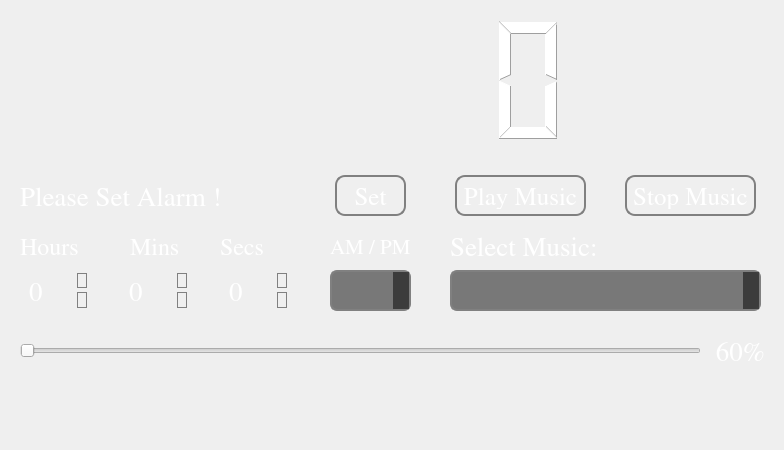
<?xml version="1.0" encoding="UTF-8"?>
<ui version="4.0">
 <class>MainWindow</class>
 <widget class="QMainWindow" name="MainWindow">
  <property name="geometry">
   <rect>
    <x>0</x>
    <y>0</y>
    <width>784</width>
    <height>450</height>
   </rect>
  </property>
  <property name="font">
   <font>
    <family>Nimbus Roman</family>
    <pointsize>16</pointsize>
   </font>
  </property>
  <property name="windowTitle">
   <string>MainWindow</string>
  </property>
  <property name="styleSheet">
   <string notr="true"/>
  </property>
  <widget class="QWidget" name="centralwidget">
   <widget class="QLCDNumber" name="lcdNumber">
    <property name="geometry">
     <rect>
      <x>20</x>
      <y>10</y>
      <width>741</width>
      <height>141</height>
     </rect>
    </property>
    <property name="styleSheet">
     <string notr="true">color: rgb(255, 255, 255);
border-color: rgb(0, 0, 0);
background: transparent;</string>
    </property>
   </widget>
   <widget class="QLabel" name="label_main">
    <property name="geometry">
     <rect>
      <x>20</x>
      <y>170</y>
      <width>311</width>
      <height>51</height>
     </rect>
    </property>
    <property name="font">
     <font>
      <family>Nimbus Roman</family>
      <pointsize>20</pointsize>
     </font>
    </property>
    <property name="styleSheet">
     <string notr="true">color: rgb(255, 255, 255);</string>
    </property>
    <property name="text">
     <string>Please Set Alarm !</string>
    </property>
    <property name="alignment">
     <set>Qt::AlignLeading|Qt::AlignLeft|Qt::AlignVCenter</set>
    </property>
   </widget>
   <widget class="QPushButton" name="setAlarmButton">
    <property name="geometry">
     <rect>
      <x>330</x>
      <y>170</y>
      <width>81</width>
      <height>51</height>
     </rect>
    </property>
    <property name="font">
     <font>
      <family>Nimbus Roman</family>
      <pointsize>-1</pointsize>
     </font>
    </property>
    <property name="styleSheet">
     <string notr="true">QPushButton {
    background-color: transparent; /* Transparent background */
    color: rgb(255, 255, 255); /* Text color */
    border: 2px solid gray; /* Border around the button */
    padding: 5px; /* Increased padding for better touch targets */
    border-radius: 10px; /* Rounded corners */
    margin: 5px; /* Uniform margin on all sides */
    font-size: 25px; /* Font size for better readability */
}

QPushButton:hover {
    border-color: rgba(190, 190, 190, 0.7); /* Lighter border on hover */
    background-color: rgba(255, 255, 255, 0.1); /* Light background on hover for visual feedback */
}

QPushButton:pressed {
    background-color: rgba(255, 255, 255, 0.2); /* Darker background when pressed */
    border-color: rgba(150, 150, 150, 0.8); /* Change border color when pressed */
}

QPushButton:disabled {
    color: rgba(255, 255, 255, 0.5); /* Lighter text color when disabled */
    border-color: rgba(190, 190, 190, 0.3); /* Lighter border when disabled */
}
</string>
    </property>
    <property name="text">
     <string>Set</string>
    </property>
   </widget>
   <widget class="QComboBox" name="amPmComboBox">
    <property name="geometry">
     <rect>
      <x>330</x>
      <y>270</y>
      <width>81</width>
      <height>41</height>
     </rect>
    </property>
    <property name="font">
     <font>
      <family>Nimbus Roman</family>
      <pointsize>20</pointsize>
     </font>
    </property>
    <property name="styleSheet">
     <string notr="true">QComboBox {
    selection-background-color: transparent; /* Background color when an item is selected */
    selection-color: rgb(255, 255, 255); /* Text color when an item is selected */
    color: rgb(255, 255, 255); /* Default text color */
    border: 2px solid gray; /* Border around the combo box */
    border-radius: 7px; /* Rounded corners */
    background: rgba(0, 0, 0, 0.5); /* Semi-transparent background */
    padding: 2px; /* Padding inside the combo box */
}

QComboBox:hover {
    border-color: rgba(190, 190, 190, 0.7); /* Change border color on hover */
}

QComboBox::drop-down {
    border: none; /* No border for dropdown button */
    background: rgba(0, 0, 0, 0.5); /* Same background as the combo box */
}

QComboBox::down-arrow {
    image: url(path/to/your/icon.png); /* Custom arrow icon */
    width: 10px; /* Width of the arrow icon */
    height: 10px; /* Height of the arrow icon */
}

QComboBox::drop-down:hover {
    background: rgba(30, 30, 30, 0.7); /* Background color when hovering over dropdown button */
}

QComboBox QAbstractItemView {
    background: rgba(0, 0, 0, 0.9); /* Background color for dropdown items */
    color: rgb(255, 255, 255); /* Text color for dropdown items */
    selection-background-color: rgba(50, 150, 250, 0.8); /* Background color for selected item */
    selection-color: rgb(255, 255, 255); /* Text color for selected item */
}

QComboBox:disabled {
    color: rgba(255, 255, 255, 0.5); /* Text color when disabled */
    border-color: rgba(190, 190, 190, 0.3); /* Lighter border when disabled */
}
</string>
    </property>
   </widget>
   <widget class="QSpinBox" name="alarmHourInput">
    <property name="geometry">
     <rect>
      <x>20</x>
      <y>270</y>
      <width>71</width>
      <height>41</height>
     </rect>
    </property>
    <property name="font">
     <font>
      <family>Nimbus Roman</family>
      <pointsize>20</pointsize>
     </font>
    </property>
    <property name="styleSheet">
     <string notr="true">
QSpinBox{
	color: rgb(255, 255, 255);
    border: 0px solid gray;
    border-radius: 7px;
    background: transparent;
    padding: 2px;
	margin-left: 5;
	margin-right: 18;
}

QSpinBox:hover {
    border-color: #009900;
}

QSpinBox::up-button, QSpinBox::down-button {
    border: 1px solid gray;
    transparent
    border: 3px solid gray;
	margin-left: 10;
	margin-right: 12;
}

QSpinBox::up-button {
	margin-top: 0;
    margin-bottom: 2;
}

QSpinBox::down-button {
	margin-top: 2;
    margin-bottom: 0
}

QSpinBox::up-button:pressed {
    border-color: #009900;
}

QSpinBox::down-button:pressed {
    border-color: #990000;
}

QSpinBox::button {
    width: 20px;
}

QSpinBox:disabled {
    color: rgba(50, 50, 50, 0.6);
}</string>
    </property>
   </widget>
   <widget class="QSpinBox" name="alarmMinuteInput">
    <property name="geometry">
     <rect>
      <x>120</x>
      <y>270</y>
      <width>71</width>
      <height>41</height>
     </rect>
    </property>
    <property name="font">
     <font>
      <family>Nimbus Roman</family>
      <pointsize>20</pointsize>
     </font>
    </property>
    <property name="styleSheet">
     <string notr="true">
QSpinBox{
	color: rgb(255, 255, 255);
    border: 0px solid gray;
    border-radius: 7px;
    background: transparent;
    padding: 2px;
	margin-left: 5;
	margin-right: 18;
}

QSpinBox:hover {
    border-color: #009900;
}

QSpinBox::up-button, QSpinBox::down-button {
    border: 1px solid gray;
    transparent
    border: 3px solid gray;
	margin-left: 10;
	margin-right: 12;
}

QSpinBox::up-button {
	margin-top: 0;
    margin-bottom: 2;
}

QSpinBox::down-button {
	margin-top: 2;
    margin-bottom: 0
}

QSpinBox::up-button:pressed {
    border-color: #009900;
}

QSpinBox::down-button:pressed {
    border-color: #990000;
}

QSpinBox::button {
    width: 20px;
}

QSpinBox:disabled {
    color: rgba(50, 50, 50, 0.6);
}</string>
    </property>
   </widget>
   <widget class="QSpinBox" name="alarmSecondInput">
    <property name="geometry">
     <rect>
      <x>220</x>
      <y>270</y>
      <width>71</width>
      <height>41</height>
     </rect>
    </property>
    <property name="font">
     <font>
      <family>Nimbus Roman</family>
      <pointsize>20</pointsize>
     </font>
    </property>
    <property name="styleSheet">
     <string notr="true">
QSpinBox{
	color: rgb(255, 255, 255);
    border: 0px solid gray;
    border-radius: 7px;
    background: transparent;
    padding: 2px;
	margin-left: 5;
	margin-right: 18;
}

QSpinBox:hover {
    border-color: #009900;
}

QSpinBox::up-button, QSpinBox::down-button {
    border: 1px solid gray;
    transparent
    border: 3px solid gray;
	margin-left: 10;
	margin-right: 12;
}

QSpinBox::up-button {
	margin-top: 0;
    margin-bottom: 2;
}

QSpinBox::down-button {
	margin-top: 2;
    margin-bottom: 0
}

QSpinBox::up-button:pressed {
    border-color: #009900;
}

QSpinBox::down-button:pressed {
    border-color: #990000;
}

QSpinBox::button {
    width: 20px;
}

QSpinBox:disabled {
    color: rgba(50, 50, 50, 0.6);
}</string>
    </property>
   </widget>
   <widget class="QPushButton" name="Button_stop_music">
    <property name="geometry">
     <rect>
      <x>620</x>
      <y>170</y>
      <width>141</width>
      <height>51</height>
     </rect>
    </property>
    <property name="font">
     <font>
      <family>Nimbus Roman</family>
      <pointsize>-1</pointsize>
     </font>
    </property>
    <property name="styleSheet">
     <string notr="true">QPushButton {
    background-color: transparent; /* Transparent background */
    color: rgb(255, 255, 255); /* Text color */
    border: 2px solid gray; /* Border around the button */
    padding: 5px; /* Increased padding for better touch targets */
    border-radius: 10px; /* Rounded corners */
    margin: 5px; /* Uniform margin on all sides */
    font-size: 25px; /* Font size for better readability */
}

QPushButton:hover {
    border-color: rgba(190, 190, 190, 0.7); /* Lighter border on hover */
    background-color: rgba(255, 255, 255, 0.1); /* Light background on hover for visual feedback */
}

QPushButton:pressed {
    background-color: rgba(255, 255, 255, 0.2); /* Darker background when pressed */
    border-color: rgba(150, 150, 150, 0.8); /* Change border color when pressed */
}

QPushButton:disabled {
    color: rgba(255, 255, 255, 0.5); /* Lighter text color when disabled */
    border-color: rgba(190, 190, 190, 0.3); /* Lighter border when disabled */
}
</string>
    </property>
    <property name="text">
     <string>Stop Music</string>
    </property>
   </widget>
   <widget class="QComboBox" name="comboBox_list_music">
    <property name="geometry">
     <rect>
      <x>450</x>
      <y>270</y>
      <width>311</width>
      <height>41</height>
     </rect>
    </property>
    <property name="font">
     <font>
      <family>Nimbus Roman</family>
      <pointsize>20</pointsize>
     </font>
    </property>
    <property name="cursor">
     <cursorShape>PointingHandCursor</cursorShape>
    </property>
    <property name="styleSheet">
     <string notr="true">QComboBox {
    selection-background-color: transparent; /* Background color when an item is selected */
    selection-color: rgb(255, 255, 255); /* Text color when an item is selected */
    color: rgb(255, 255, 255); /* Default text color */
    border: 2px solid gray; /* Border around the combo box */
    border-radius: 7px; /* Rounded corners */
    background: rgba(0, 0, 0, 0.5); /* Semi-transparent background */
    padding: 2px; /* Padding inside the combo box */
}

QComboBox:hover {
    border-color: rgba(190, 190, 190, 0.7); /* Change border color on hover */
}

QComboBox::drop-down {
    border: none; /* No border for dropdown button */
    background: rgba(0, 0, 0, 0.5); /* Same background as the combo box */
}

QComboBox::down-arrow {
    image: url(path/to/your/icon.png); /* Custom arrow icon */
    width: 10px; /* Width of the arrow icon */
    height: 10px; /* Height of the arrow icon */
}

QComboBox::drop-down:hover {
    background: rgba(30, 30, 30, 0.7); /* Background color when hovering over dropdown button */
}

QComboBox QAbstractItemView {
    background: rgba(0, 0, 0, 0.9); /* Background color for dropdown items */
    color: rgb(255, 255, 255); /* Text color for dropdown items */
    selection-background-color: rgba(50, 150, 250, 0.8); /* Background color for selected item */
    selection-color: rgb(255, 255, 255); /* Text color for selected item */
}

QComboBox:disabled {
    color: rgba(255, 255, 255, 0.5); /* Text color when disabled */
    border-color: rgba(190, 190, 190, 0.3); /* Lighter border when disabled */
}
</string>
    </property>
   </widget>
   <widget class="QPushButton" name="Button_play_music">
    <property name="geometry">
     <rect>
      <x>450</x>
      <y>170</y>
      <width>141</width>
      <height>51</height>
     </rect>
    </property>
    <property name="font">
     <font>
      <family>Nimbus Roman</family>
      <pointsize>-1</pointsize>
     </font>
    </property>
    <property name="styleSheet">
     <string notr="true">QPushButton {
    background-color: transparent; /* Transparent background */
    color: rgb(255, 255, 255); /* Text color */
    border: 2px solid gray; /* Border around the button */
    padding: 5px; /* Increased padding for better touch targets */
    border-radius: 10px; /* Rounded corners */
    margin: 5px; /* Uniform margin on all sides */
    font-size: 25px; /* Font size for better readability */
}

QPushButton:hover {
    border-color: rgba(190, 190, 190, 0.7); /* Lighter border on hover */
    background-color: rgba(255, 255, 255, 0.1); /* Light background on hover for visual feedback */
}

QPushButton:pressed {
    background-color: rgba(255, 255, 255, 0.2); /* Darker background when pressed */
    border-color: rgba(150, 150, 150, 0.8); /* Change border color when pressed */
}

QPushButton:disabled {
    color: rgba(255, 255, 255, 0.5); /* Lighter text color when disabled */
    border-color: rgba(190, 190, 190, 0.3); /* Lighter border when disabled */
}
</string>
    </property>
    <property name="text">
     <string>Play Music</string>
    </property>
   </widget>
   <widget class="QLabel" name="label_volume">
    <property name="geometry">
     <rect>
      <x>710</x>
      <y>330</y>
      <width>61</width>
      <height>41</height>
     </rect>
    </property>
    <property name="font">
     <font>
      <family>Nimbus Roman</family>
      <pointsize>20</pointsize>
     </font>
    </property>
    <property name="styleSheet">
     <string notr="true">color: rgb(255, 255, 255);</string>
    </property>
    <property name="text">
     <string>60%</string>
    </property>
    <property name="alignment">
     <set>Qt::AlignCenter</set>
    </property>
   </widget>
   <widget class="QSlider" name="Slider_volume">
    <property name="geometry">
     <rect>
      <x>20</x>
      <y>330</y>
      <width>681</width>
      <height>41</height>
     </rect>
    </property>
    <property name="font">
     <font>
      <family>Nimbus Roman</family>
      <pointsize>20</pointsize>
     </font>
    </property>
    <property name="styleSheet">
     <string notr="true">QPushButton {
    background-color: transparent;
    color: rgb(255, 255, 255);
    border: none;
    padding: 5px 10px;
    border-radius: 5px;
}

QPushButton:disabled {
    color: rgba(190, 190, 190, 0.7);
}</string>
    </property>
    <property name="orientation">
     <enum>Qt::Horizontal</enum>
    </property>
   </widget>
   <widget class="QLabel" name="label_hours">
    <property name="geometry">
     <rect>
      <x>20</x>
      <y>230</y>
      <width>81</width>
      <height>31</height>
     </rect>
    </property>
    <property name="font">
     <font>
      <family>Nimbus Roman</family>
      <pointsize>18</pointsize>
     </font>
    </property>
    <property name="styleSheet">
     <string notr="true">color: rgb(255, 255, 255);</string>
    </property>
    <property name="text">
     <string>Hours</string>
    </property>
   </widget>
   <widget class="QLabel" name="label_mins">
    <property name="geometry">
     <rect>
      <x>130</x>
      <y>230</y>
      <width>51</width>
      <height>31</height>
     </rect>
    </property>
    <property name="font">
     <font>
      <family>Nimbus Roman</family>
      <pointsize>18</pointsize>
     </font>
    </property>
    <property name="styleSheet">
     <string notr="true">color: rgb(255, 255, 255);</string>
    </property>
    <property name="text">
     <string>Mins</string>
    </property>
   </widget>
   <widget class="QLabel" name="label_secs">
    <property name="geometry">
     <rect>
      <x>220</x>
      <y>230</y>
      <width>71</width>
      <height>31</height>
     </rect>
    </property>
    <property name="font">
     <font>
      <family>Nimbus Roman</family>
      <pointsize>18</pointsize>
     </font>
    </property>
    <property name="styleSheet">
     <string notr="true">color: rgb(255, 255, 255);</string>
    </property>
    <property name="text">
     <string>Secs</string>
    </property>
   </widget>
   <widget class="QLabel" name="label_AP">
    <property name="geometry">
     <rect>
      <x>330</x>
      <y>230</y>
      <width>91</width>
      <height>31</height>
     </rect>
    </property>
    <property name="font">
     <font>
      <family>Nimbus Roman</family>
      <pointsize>16</pointsize>
     </font>
    </property>
    <property name="styleSheet">
     <string notr="true">color: rgb(255, 255, 255);</string>
    </property>
    <property name="text">
     <string>AM / PM</string>
    </property>
   </widget>
   <widget class="QLabel" name="label_select_music">
    <property name="geometry">
     <rect>
      <x>450</x>
      <y>230</y>
      <width>231</width>
      <height>31</height>
     </rect>
    </property>
    <property name="font">
     <font>
      <family>Nimbus Roman</family>
      <pointsize>20</pointsize>
     </font>
    </property>
    <property name="styleSheet">
     <string notr="true">color: rgb(255, 255, 255);</string>
    </property>
    <property name="text">
     <string>Select Music:</string>
    </property>
   </widget>
   <widget class="QLabel" name="label">
    <property name="geometry">
     <rect>
      <x>0</x>
      <y>0</y>
      <width>791</width>
      <height>461</height>
     </rect>
    </property>
    <property name="text">
     <string/>
    </property>
    <property name="pixmap">
     <pixmap>pictures/pic.jpg</pixmap>
    </property>
    <property name="scaledContents">
     <bool>true</bool>
    </property>
   </widget>
   <zorder>label</zorder>
   <zorder>lcdNumber</zorder>
   <zorder>label_main</zorder>
   <zorder>setAlarmButton</zorder>
   <zorder>amPmComboBox</zorder>
   <zorder>alarmHourInput</zorder>
   <zorder>alarmMinuteInput</zorder>
   <zorder>alarmSecondInput</zorder>
   <zorder>Button_stop_music</zorder>
   <zorder>comboBox_list_music</zorder>
   <zorder>Button_play_music</zorder>
   <zorder>label_volume</zorder>
   <zorder>Slider_volume</zorder>
   <zorder>label_hours</zorder>
   <zorder>label_mins</zorder>
   <zorder>label_secs</zorder>
   <zorder>label_AP</zorder>
   <zorder>label_select_music</zorder>
  </widget>
 </widget>
 <resources/>
 <connections/>
</ui>
